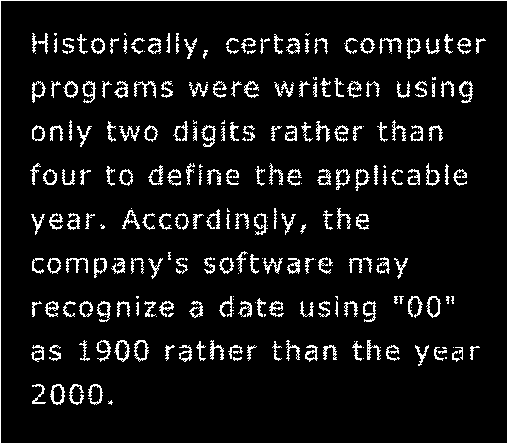
%> input picture exp3/IMG-3/img6.tif, 508 x 444 px
$ octave m04_form.m   (GNU Octave 9; MATLAB toolbox functions it lacks are replaced by stand-ins)
%> lines starting %> are read from the running program, lines starting %| are printed output that depends on the picture; in (x1, y1, x2, y2) boxes, pixels count from 0 and x2, y2 are one past the last pixel; in counts of white or black regions, pixels touching at a corner belong together; the program's own positions count from 1

image_init = imread("./IMG-3/img6.tif");
%> image_init: size 444x508 logical; 7.9% white in thin lines or dots
image = image_init;

se = strel('disk', 2');
se1 = strel('square', 2');
fc = imclose(image, se);
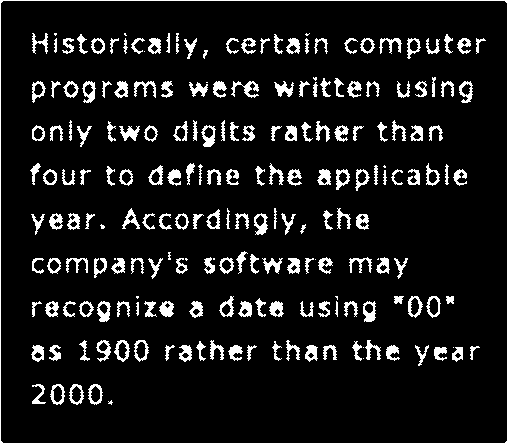
%> fc: size 444x508 logical; 9.4% white; 209 white regions (20 under 20 px), largest, box (x1, y1, x2, y2) and area: (0, 0, 508, 444) 1912, (231, 81, 259, 98) 194, (119, 126, 140, 141) 170
fo = imopen(image, se);
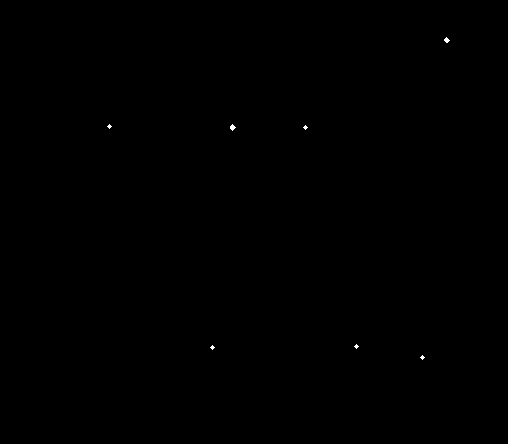
%> fo: size 444x508 logical; 0.05% white in thin lines or dots, all inside (x1, y1, x2, y2) = (107, 37, 450, 360)
result = imerode(fo, se1);
%> result: size 444x508 logical; 0.02% white in thin lines or dots, all inside (x1, y1, x2, y2) = (108, 38, 448, 358)
result1 = imclose(fc, se);

subplot(1, 2, 1)
imshow(image),title('original piture');
subplot(1, 2, 2)
imshow(result1),title('after recover');

$ run again, with exp3/IMG-3/img4.tif copied over exp3/IMG-3/img6.tif
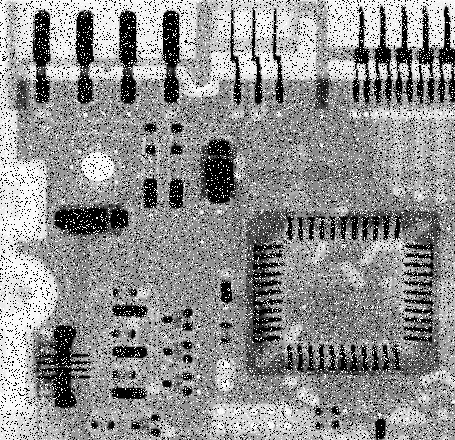
%> input picture exp3/IMG-3/img4.tif, 455 x 440 px
%> image_init is the input picture: size 440x455 uint8; min 0, max 255, mean 144.1
%> `fc = imclose(image, se);`:
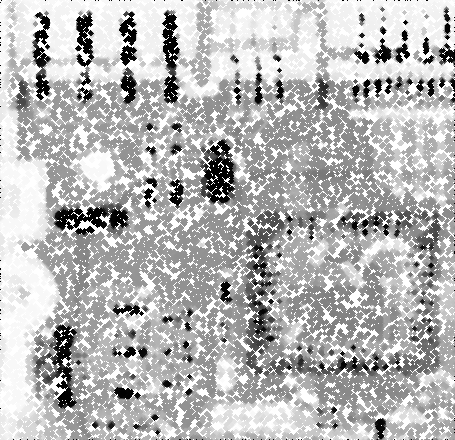
%> fc: size 440x455 uint8; min 0, max 255, mean 184.1
%> `result = imerode(fo, se1);`:
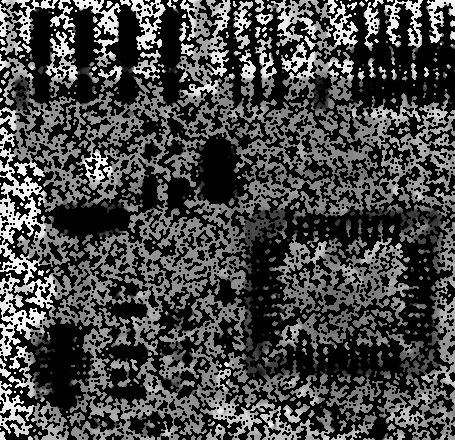
%> result: size 440x455 uint8; min 0, max 249, mean 69.7

$ run again, with exp3/IMG-3/img7.tif copied over exp3/IMG-3/img6.tif
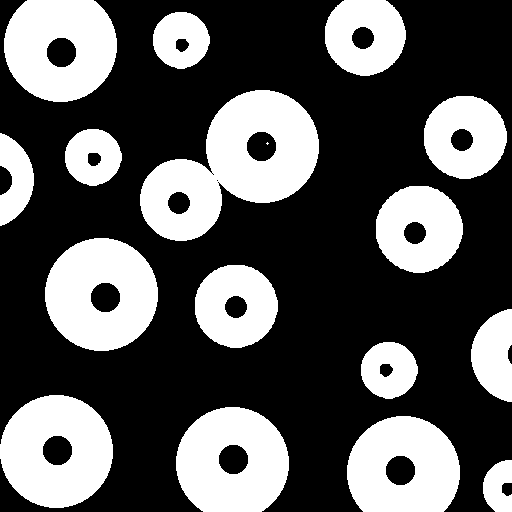
%> input picture exp3/IMG-3/img7.tif, 512 x 512 px
%> image_init is the input picture: size 512x512 uint8; 35.3% white; 17 white regions (1 under 20 px), largest, box (x1, y1, x2, y2) and area: (140, 90, 319, 241) 14240, (45, 238, 158, 351) 9332, (0, 395, 113, 508) 9332
%> fc: size 512x512 uint8; 35.3% white; 17 white regions (1 under 20 px), largest, box (x1, y1, x2, y2) and area: (140, 90, 319, 241) 14265, (45, 238, 158, 351) 9332, (0, 395, 113, 508) 9332
%> `result = imerode(fo, se1);`:
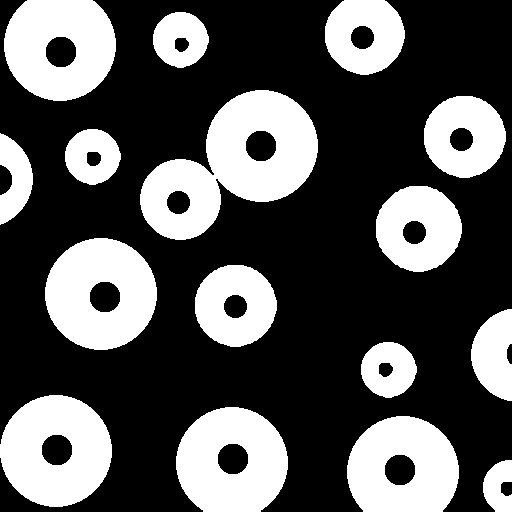
%> result: size 512x512 uint8; 34.1% white; 16 white regions, largest, box (x1, y1, x2, y2) and area: (140, 90, 318, 240) 13755, (45, 238, 157, 350) 9048, (0, 395, 112, 507) 9048
